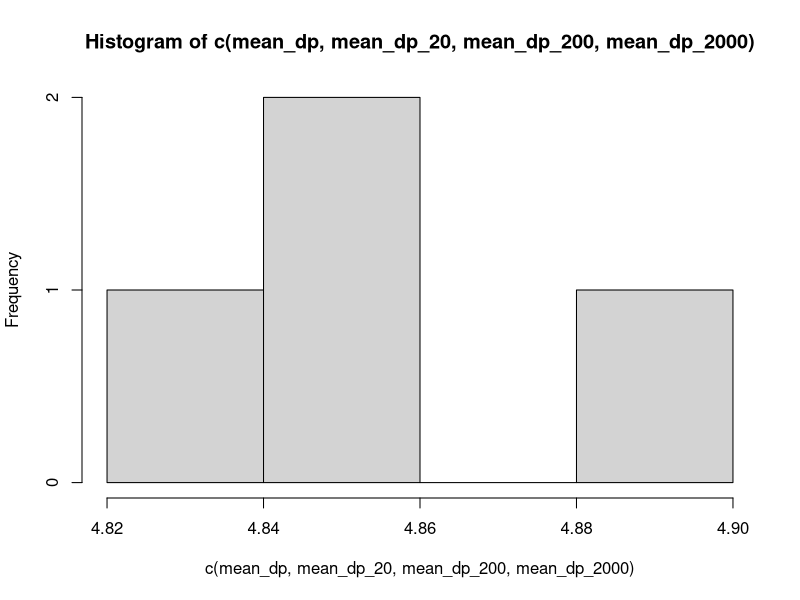
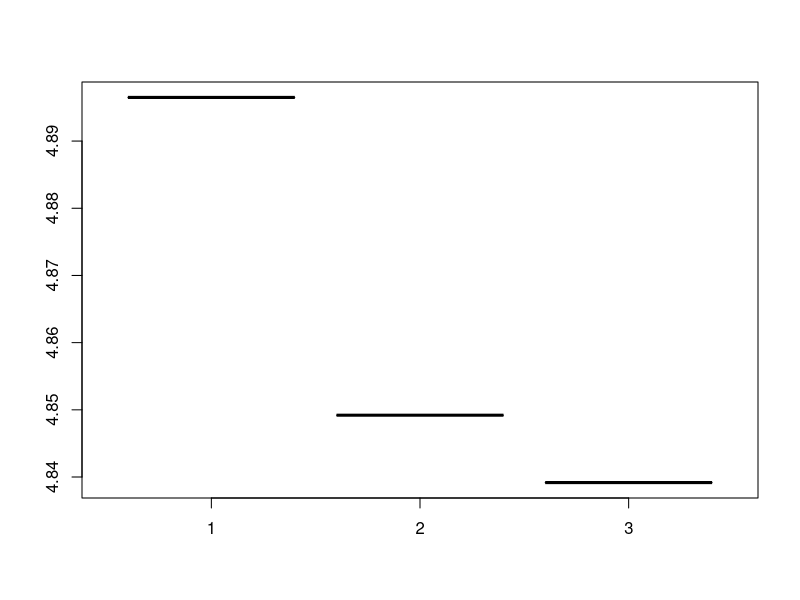
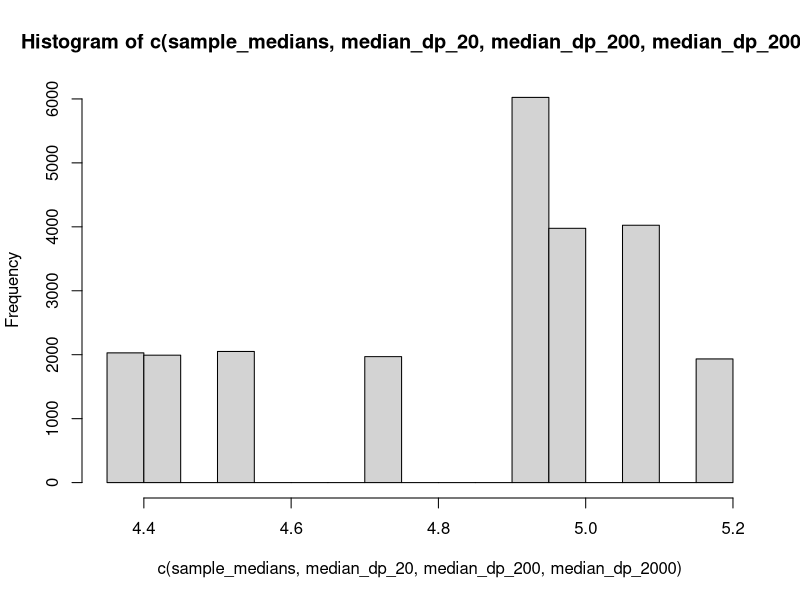
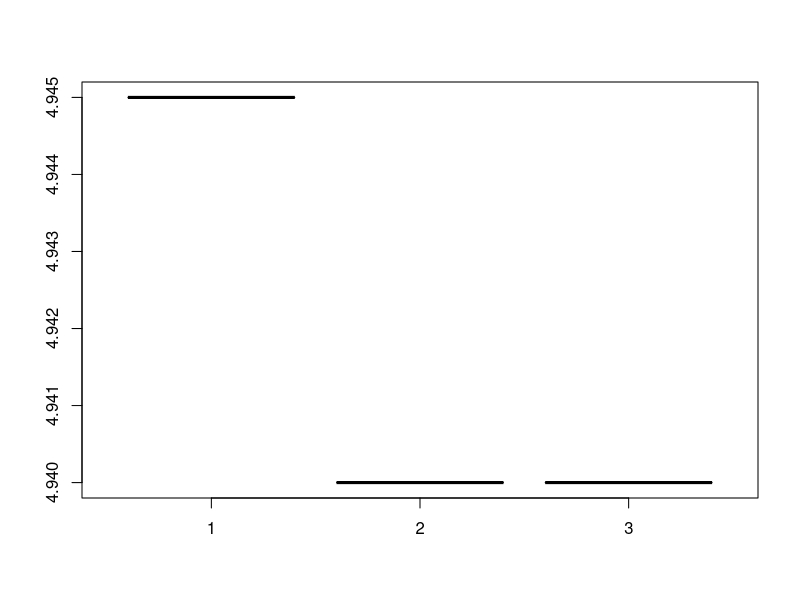

Write the R code that produced these figures, in order.
## ---- chunk 1
knitr::opts_chunk$set(echo = TRUE)
## ---- chunk 2
set.seed(12144024)
## ---- chunk 3
dp <- c(4.94, 5.06, 4.53, 5.07, 4.99, 5.16, 4.38, 4.43, 4.93, 4.72, 4.92, 4.96)
## ---- chunk 4
mean_dp <- mean(dp)
median_dp <- median(dp)
mean_dp
median_dp
## ---- chunk 5
samples_amount <- 2000
samples <- replicate(samples_amount, sample(dp, replace = TRUE))
## ---- chunk 6
sample_means = c()
count = 1
for (i in samples){
  sample_means[count] = mean(i)
  count = count + 1
}
## ---- chunk 7
mean_dp_20 <- mean(sample_means[1:20])
mean_dp_20
## ---- chunk 8
mean_dp_200 <- mean(sample_means[1:200])
mean_dp_200
## ---- chunk 9
mean_dp_2000 <- mean(sample_means[1:2000])
mean_dp_2000
## ---- chunk 10
hist(c(mean_dp, mean_dp_20, mean_dp_200, mean_dp_2000))
## ---- chunk 11
q1 <- quantile(mean_dp_20)
q2 <- quantile(mean_dp_200)
q3 <- quantile(mean_dp_2000)
## ---- chunk 12
boxplot(q1, q2, q3)
## ---- chunk 13
sample_medians = c()
count = 1
for (i in samples){
  sample_medians[count] = median(i)
  count = count + 1
}
## ---- chunk 14
median_dp_20 <- median(sample_medians[1:20])
median_dp_20
## ---- chunk 15
median_dp_200 <- median(sample_medians[1:200])
median_dp_200
## ---- chunk 16
median_dp_2000 <- median(sample_medians[1:2000])
median_dp_2000
## ---- chunk 17
hist(c(sample_medians, median_dp_20, median_dp_200, median_dp_2000))
## ---- chunk 18
qm1 <- quantile(median_dp_20)
qm2 <- quantile(median_dp_200)
qm3 <- quantile(median_dp_2000)
## ---- chunk 19
boxplot(qm1, qm2, qm3)
## ---- chunk 20
set.seed(1234)
x.clean <- rnorm(1960)
x.cont <- runif(40,4,5)
x <- c(x.clean, x.cont)
set.seed(12144024)
## ---- chunk 21
x_mean <- mean(x)
x_median <- median(x)
x_mean_trim <- mean(x, trim = 0.05)
## ---- chunk 22
x_mean <- mean(x.clean)
x_median <- median(x.clean)
x_mean_trim <- mean(x.clean, trim = 0.05)
